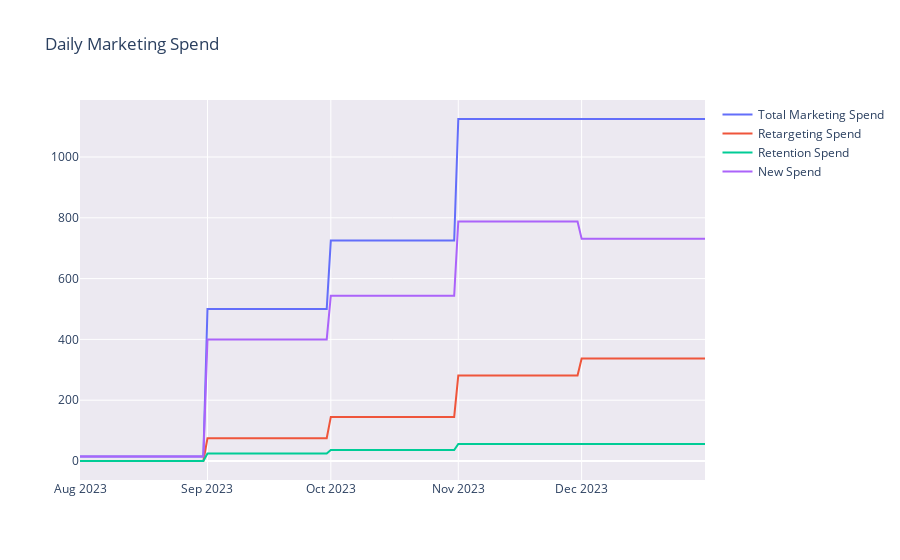

This figure's notebook cell:
### Markdown cell above
We will grow new customers as a function of retargeting and new marketing spend. Retargeting ad spend goes to customers who have visited the site but not yet converted.

We will assume a constant percent of total ad spend on retention to maintain our linear retention rate improvement.

### Code cell
adspend_fig = go.Figure(data=go.Scatter(x=adspend_df['date'], y=adspend_df['total_marketing_spend'], name='Total Marketing Spend'))
adspend_fig.add_trace(go.Scatter(x=adspend_df['date'], y=adspend_df['retargeting_marketing_spend'], name='Retargeting Spend'))
adspend_fig.add_trace(go.Scatter(x=adspend_df['date'], y=adspend_df['retention_marketing_spend'], name='Retention Spend'))
adspend_fig.add_trace(go.Scatter(x=adspend_df['date'], y=adspend_df['new_marketing_spend'], name='New Spend'))
adspend_fig.update_layout(title_text='Daily Marketing Spend')
adspend_fig.update_layout(plot_bgcolor='#ece9f1')
adspend_fig.show()

### Figure 1 — Plotly figure (JSON) as saved in the notebook; plotly's stock layout.template omitted (floating-point values rounded to 4 significant figures; data arrays with more than 128 entries replaced by an {"elided": "..."} marker saying what was removed)
{"data": [{"name": "Total Marketing Spend", "type": "scatter", "x": {"elided": "153 str values"}, "y": {"elided": "153 int values"}}, {"name": "Retargeting Spend", "type": "scatter", "x": {"elided": "153 str values"}, "y": {"elided": "153 float values"}}, {"name": "Retention Spend", "type": "scatter", "x": {"elided": "153 str values"}, "y": {"elided": "153 float values"}}, {"name": "New Spend", "type": "scatter", "x": {"elided": "153 str values"}, "y": {"elided": "153 float values"}}], "layout": {"plot_bgcolor": "#ece9f1", "title": {"text": "Daily Marketing Spend"}}}
